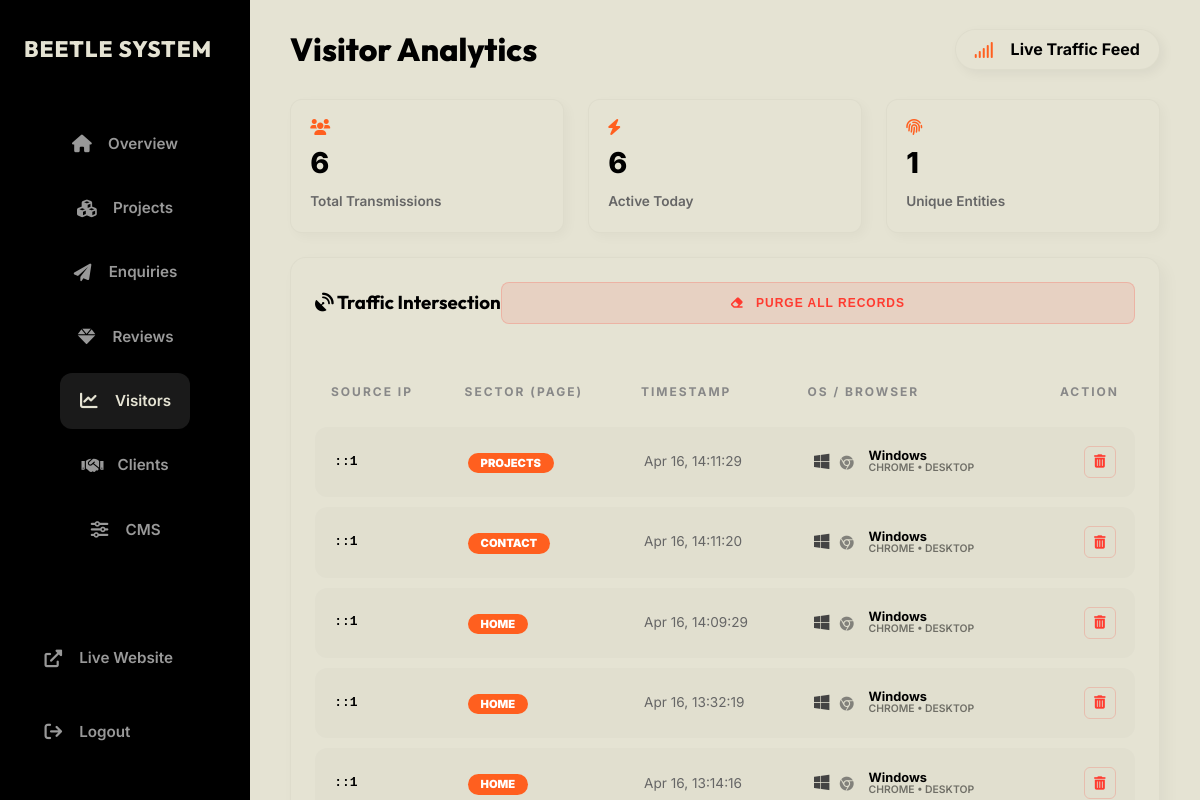
Screenshot of /admin/visitors (signed in) with the database file from the repository.
### tables this page shows
CREATE TABLE `visitors` (
  `id` int(11) NOT NULL,
  `ip_address` varchar(45) DEFAULT NULL,
  `user_agent` text DEFAULT NULL,
  `device_type` varchar(50) DEFAULT NULL,
  `browser` varchar(50) DEFAULT NULL,
  `os` varchar(50) DEFAULT NULL,
  `page_url` varchar(255) DEFAULT NULL,
  `visited_at` timestamp NOT NULL DEFAULT current_timestamp()
);

### controller/visitors/index.php (the view, shortened to what this page needs)
<?php
require_once '../../core/db.php';
$total_visits = $pdo->query("SELECT COUNT(*) FROM visitors")->fetchColumn();
$today_visits = $pdo->query("SELECT COUNT(*) FROM visitors WHERE DATE(visited_at) = CURDATE()")->fetchColumn();
$unique_ips = $pdo->query("SELECT COUNT(DISTINCT ip_address) FROM visitors")->fetchColumn();
$visitors = $pdo->query("SELECT * FROM visitors ORDER BY visited_at DESC LIMIT 100")->fetchAll();
?>
<!DOCTYPE html>
<html lang="en">
<head>
    <link rel="stylesheet" href="https://cdnjs.cloudflare.com/ajax/libs/font-awesome/6.0.0-beta3/css/all.min.css">
    <link rel="stylesheet" href="core/style.css">
</head>
<body class="admin-layout">
    <?php include '../../includes/aside.php'; ?>
    <main class="admin-main">
        <div class="admin-header">
            <h1 class="admin-page-title">Visitor Analytics</h1>
            <div class="admin-user-badge">
                <i class="fas fa-signal" style="color:var(--accent);"></i>
                <strong style="margin-left:5px;">Live Traffic Feed</strong>
            </div>
        </div>
        <div class="admin-stats-grid">
            <div class="admin-stat-card">
                <i class="fas fa-users" style="color:var(--accent);"></i>
                <div class="admin-stat-value"><?php echo number_format($total_visits); ?></div>
                <div style="color:#666; font-size:0.85rem; font-weight:600;">Total Transmissions</div>
            </div>
            <div class="admin-stat-card">
                <i class="fas fa-bolt" style="color:var(--accent);"></i>
                <div class="admin-stat-value"><?php echo number_format($today_visits); ?></div>
                <div style="color:#666; font-size:0.85rem; font-weight:600;">Active Today</div>
            </div>
            <div class="admin-stat-card">
                <i class="fas fa-fingerprint" style="color:var(--accent);"></i>
                <div class="admin-stat-value"><?php echo number_format($unique_ips); ?></div>
                <div style="color:#666; font-size:0.85rem; font-weight:600;">Unique Entities</div>
            </div>
        </div>
        <div class="admin-card">
            <div style="display:flex; justify-content:space-between; align-items:center; margin-bottom: 2rem;">
                <h3 style="font-family: var(--font-heading); margin: 0;"><i class="fas fa-satellite-dish"></i> Traffic Intersection</h3>
                <?php if (!empty($visitors)): ?>
                    <button onclick="confirmVisitorAction('all', 'clear_all')" class="submit-btn" style="background: rgba(255, 59, 48, 0.1); color: #ff3b30; border: 1px solid rgba(255, 59, 48, 0.2); font-size: 0.75rem; padding: 0.8rem 1.5rem; margin-left: auto; letter-spacing: 1px; border-radius: 8px;">
                        <i class="fas fa-eraser" style="margin-right: 8px;"></i> PURGE ALL RECORDS
                    </button>
                <?php endif; ?>
            </div>
            <div style="overflow-x: auto;">
                <table style="width:100%; border-collapse: separate; border-spacing: 0 10px;">
                    <thead>
                        <tr style="text-align:left; color:#888; font-size: 0.75rem; letter-spacing: 2px;">
                            <th style="padding:1rem;">SOURCE IP</th>
                            <th style="padding:1rem;">SECTOR (PAGE)</th>
                            <th style="padding:1rem;">TIMESTAMP</th>
                            <th style="padding:1rem;">OS / BROWSER</th>
                            <th style="padding:1rem; text-align:right;">ACTION</th>
                        </tr>
                    </thead>
                    <tbody>
                        <?php foreach ($visitors as $v): ?>
                            <tr style="background: rgba(0,0,0,0.02); transition: transform 0.3s ease;">
                                <td style="padding:1.2rem; font-family: monospace; font-weight:700; border-radius: 12px 0 0 12px;"><?php echo htmlspecialchars($v['ip_address']); ?></td>
                                <td style="padding:1.2rem;">
                                    <span style="background:var(--accent); color:#fff; padding: 0.2rem 0.8rem; border-radius: 20px; font-size: 0.7rem; font-weight:900;">
                                        <?php echo strtoupper(htmlspecialchars($v['page_url'])); ?>
                                    </span>
                                </td>
                                <td style="padding:1.2rem; color:#666; font-size:0.85rem;"><?php echo date('M d, H:i:s', strtotime($v['visited_at'])); ?></td>
                                <td style="padding:1.2rem;">
                                    <div style="display:flex; align-items:center; gap:0.8rem;">
                                        <div style="font-size:1.1rem; color:#444;">
                                            <?php
                                                $os = $v['os'] ?? 'Unknown';
                                                $browser = $v['browser'] ?? 'Unknown';
                                                $device = $v['device_type'] ?? 'Desktop';
                                                $os_icon = 'fa-question-circle';
                                                if (stripos($os, 'Windows') !== false) $os_icon = 'fa-windows';
                                                elseif (stripos($os, 'MacOS') !== false) $os_icon = 'fa-apple';
                                                elseif (stripos($os, 'Android') !== false) $os_icon = 'fa-android';
                                                elseif (stripos($os, 'iOS') !== false) $os_icon = 'fa-mobile-screen-button';
                                                elseif (stripos($os, 'Linux') !== false) $os_icon = 'fa-linux';
                                                $browser_icon = 'fa-globe';
                                                if (stripos($browser, 'Chrome') !== false) $browser_icon = 'fa-chrome';
                                                elseif (stripos($browser, 'Firefox') !== false) $browser_icon = 'fa-firefox-browser';
                                                elseif (stripos($browser, 'Safari') !== false) $browser_icon = 'fa-safari';
                                                elseif (stripos($browser, 'Edge') !== false) $browser_icon = 'fa-edge';
                                            ?>
                                            <i class="fab <?php echo $os_icon; ?> fa-fw" title="<?php echo $os; ?>"></i>
                                            <i class="fab <?php echo $browser_icon; ?> fa-fw" style="font-size:0.9rem; opacity:0.6;" title="<?php echo $browser; ?>"></i>
                                        </div>
                                        <div style="line-height:1;">
                                            <div style="font-size:0.8rem; font-weight:700;"><?php echo $os; ?></div>
                                            <div style="font-size:0.65rem; opacity:0.5; font-weight:600; text-transform:uppercase;"><?php echo $browser; ?> • <?php echo $device; ?></div>
                                        </div>
                                    </div>
                                </td>
                                <td style="padding:1.2rem; border-radius: 0 12px 12px 0; text-align:right;">
                                    <button onclick="confirmVisitorAction('<?php echo $v['id']; ?>', 'delete_visitor')" style="background:transparent; border:1px solid rgba(255, 59, 48, 0.2); color:#ff3b30; width:32px; height:32px; border-radius:6px; cursor:pointer; transition:all 0.2s; display:inline-flex; align-items:center; justify-content:center;" title="Delete Record">
                                        <i class="fas fa-trash-alt"></i>
                                    </button>
                                </td>
                            </tr>
                        <?php endforeach; ?>
                    </tbody>
                </table>
            </div>
        </div>
    </main>
</body>
</html>

### includes/aside.php
<?php
$current_file = $_SERVER['PHP_SELF'];
function isActiveNav($path) {
    global $current_file;
    return strpos($current_file, $path) !== false ? 'active' : '';
}
?>
<aside class="admin-sidebar">
        <div class="admin-logo">BEETLE SYSTEM</div>
        <nav>
            <a href="dashboard" class="admin-nav-item <?php echo isActiveNav('dashboard'); ?>"><i class="fas fa-home"></i> Overview</a>
            <a href="admin/projects" class="admin-nav-item <?php echo isActiveNav('projects'); ?>"><i class="fas fa-cubes"></i> Projects</a>
            <a href="admin/contacts" class="admin-nav-item <?php echo isActiveNav('contacts'); ?>"><i class="fas fa-paper-plane"></i> Enquiries</a>
            <a href="admin/testimonials" class="admin-nav-item <?php echo isActiveNav('testimonials'); ?>"><i class="fas fa-gem"></i> Reviews</a>
            <a href="admin/visitors" class="admin-nav-item <?php echo isActiveNav('visitors'); ?>"><i class="fas fa-chart-line"></i> Visitors</a>
            <a href="admin/clients" class="admin-nav-item <?php echo isActiveNav('clients'); ?>"><i class="fas fa-handshake"></i> Clients</a>
            <a href="admin/cms" class="admin-nav-item <?php echo isActiveNav('cms'); ?>"><i class="fas fa-sliders-h"></i> CMS</a>
        </nav>
        <div style="margin-top: auto;">
            <a href="./" target="_blank" class="admin-nav-item" style="border-bottom: 1px solid rgba(0,0,0,0.05); padding-bottom: 1rem; margin-bottom: 1rem;"><i class="fas fa-external-link-alt"></i> Live Website</a>
            <a href="controller/logout.php" class="admin-nav-item"><i class="fas fa-arrow-right-from-bracket"></i> Logout</a>
        </div>
    </aside>

### core/style.css (style rules this page uses)
:root { --bg-primary: #E5E3D3; --bg-secondary: #000000; --text-primary: #000000; --text-secondary: #E5E3D3; --accent: #FF5F1F; --font-main: 'Inter', sans-serif; --font-heading: 'Outfit', sans-serif; --transition: cubic-bezier(0.77, 0, 0.175, 1); }
* { margin: 0; padding: 0; box-sizing: border-box; cursor: none !important; }
body { background-color: var(--bg-primary); color: var(--text-primary); font-family: var(--font-main); overflow-x: hidden; line-height: 1.6; }
main { opacity: 0; transition: opacity 1s ease-in-out; }
nav { position: fixed; top: 0; width: 100%; padding: 2rem 5%; display: flex; justify-content: space-between; align-items: center; z-index: 100; overflow: visible; }
.next-btn, .submit-btn { flex: 2; background: var(--bg-secondary); color: var(--text-secondary); border: none; padding: 1.2rem; border-radius: 100px; font-weight: 900; cursor: pointer; transition: all 0.3s; }
.admin-layout { display: flex; height: 100vh; background: var(--bg-primary); overflow: hidden; }
.admin-layout * { cursor: auto !important; }
.admin-layout main { opacity: 1 !important; }
.admin-sidebar { width: 250px; background: var(--bg-secondary); color: var(--text-secondary); padding: 2rem 1.5rem; display: flex; flex-direction: column; flex-shrink: 0; }
.admin-sidebar nav { position: static; width: auto; padding: 0; display: flex; flex-direction: column; }
.admin-logo { font-family: var(--font-heading); font-size: 1.4rem; font-weight: 800; margin-bottom: 3rem; letter-spacing: 1px; color: var(--text-secondary); }
.admin-nav-item { display: flex; align-items: center; gap: 1rem; padding: 1rem 1.2rem; margin-bottom: 0.5rem; border-radius: 12px; font-weight: 600; font-size: 0.95rem; color: rgba(255, 255, 255, 0.6); text-decoration: none; transition: all 0.3s; }
.admin-nav-item i { width: 20px; text-align: center; font-size: 1.1rem; }
.admin-nav-item:hover, .admin-nav-item.active { background: rgba(255, 255, 255, 0.1); color: var(--text-secondary); }
.admin-main { flex: 1; padding: 1.5rem 2.5rem; overflow-y: hidden; display: flex; flex-direction: column; }
.admin-header { display: flex; justify-content: space-between; align-items: center; margin-bottom: 1.5rem; flex-shrink: 0; }
.admin-page-title { font-family: var(--font-heading); font-size: 2rem; font-weight: 800; }
.admin-user-badge { background: var(--bg-primary); padding: 0.4rem 1.2rem; border-radius: 40px; display: flex; align-items: center; gap: 0.8rem; box-shadow: 4px 4px 12px rgba(0, 0, 0, 0.05); border: 1px solid rgba(0, 0, 0, 0.03); }
.admin-card { background: var(--bg-primary); border-radius: 16px; padding: 1.5rem; box-shadow: 6px 6px 16px rgba(0, 0, 0, 0.04); border: 1px solid rgba(0, 0, 0, 0.03); margin-bottom: 0; transition: transform 0.3s ease; display: flex; flex-direction: column; }
.admin-stats-grid { display: grid; grid-template-columns: repeat(auto-fit, minmax(180px, 1fr)); gap: 1.5rem; margin-bottom: 1.5rem; flex-shrink: 0; }
.admin-stat-card { background: var(--bg-primary); padding: 1.2rem; border-radius: 12px; box-shadow: 4px 4px 12px rgba(0, 0, 0, 0.03); border: 1px solid rgba(0, 0, 0, 0.03); display: flex; flex-direction: column; }
.admin-stat-value { font-size: 1.8rem; font-weight: 800; margin: 0.3rem 0; }

### rows the page displays
visitors: ip_address "::1", page_url "PROJECTS", visited_at "Apr 16, 14:11:29", os "Windows", browser "CHROME", device_type "DESKTOP"
visitors: ip_address "::1", page_url "CONTACT", visited_at "Apr 16, 14:11:20", os "Windows", browser "CHROME", device_type "DESKTOP"
visitors: ip_address "::1", page_url "HOME", visited_at "Apr 16, 14:09:29", os "Windows", browser "CHROME", device_type "DESKTOP"
visitors: ip_address "::1", page_url "HOME", visited_at "Apr 16, 13:32:19", os "Windows", browser "CHROME", device_type "DESKTOP"
visitors: ip_address "::1", page_url "HOME", visited_at "Apr 16, 13:14:16", os "Windows", browser "CHROME", device_type "DESKTOP"

### other values shown
$total_visits "6"
$today_visits "6"
$unique_ips "1"
